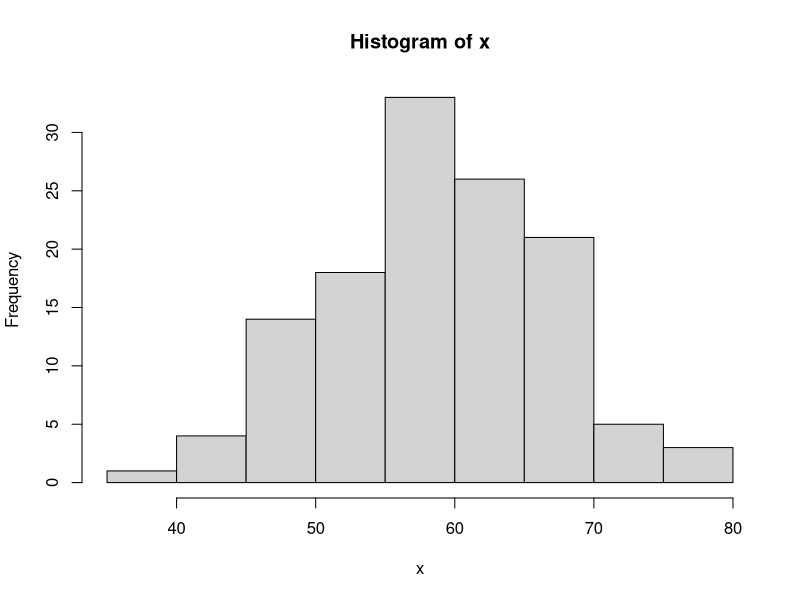

Here is the R script that generated this plot:
#Bai01: 
#Doc du lieu tu file:
setwd('D:/Github/THXacSuatThongke/Data cho cac bai thuc hanh')
data = read.csv("profit.csv")
x = data$profit
#a): Ve do thi cua du lieu
hist(x)
#Nhan xet: Du lieu da cho co dang dieu xap si phan phoi chuan

#b): Uoc luong khoang tin cay cho ky vong voi alpha = 0.01 cho mau co pp chuan:
#Loc ra nhung ngay co doanh so ban hang > 65tr
hi.pro = x[x>65]
#Tinh trung binh mau, do lech chuan mau
x.bar = mean(hi.pro)
s = sd(hi.pro)
n = length(hi.pro)
alpha = 0.01
epsilon = qnorm(1-alpha/2)*s/sqrt(n)
mu.lower = x.bar - epsilon
mu.upper = x.bar + epsilon
cat("KTC ", 100*(1-alpha), "% cho ky vong mu la:\n")
cat("[",mu.lower," ; ", mu.upper, "]\n")

#c) Su dung ham t.test de kiem dinh gia thuyet cho ky vong voi muc y nghia 1%
#Dat gia thuyet:
#H0: mu <= 60
#H1: mu > 60
t.test(x,alternative = "greater", mu = 60, conf.level = 0.99)
#Nhan xet: Ket qua cho ta p-value = 0.9699 > 0.01 (alpha)
#Do do chua du co so de bac bo gia thuyet H0 voi muc y nghia 1%
#KET LUAN: Voi muc y nghia 1% phuong thuc ban hang moi khong mang
#lai hieu qua hon phuong thuc ban hang truoc do.

#Bai02:
#a) Bien doi du lieu ve dang vecto
xi = c(5,6,7,8,9,10)
ni = c(5,10,15,20,12,8)
x = rep(xi,ni); x

#Ve bieu do stem&leaf cho du lieu x:
stem(x)
#b: Viet ham test.leq.onside:
test.leq.oneside = function(x,mu_0,alpha){
  x.bar = mean(x)
  s = sd(x)
  n = length(x)
  t_0 = (x.bar - mu_0)*sqrt(n)/s
  p.value = pt(t_0, n-1)
  cat('Voi muc y nghia alpha = ',alpha, ':\n')
  if (p.value <= alpha)
    cat('Bac bo H0 voi p-value =', p.value)
  else
    cat('Chua du co so de bac bo H0 voi p-value = ', p.value)
}

#Ap dung:
test.leq.oneside(x,8,0.05)

#Kiem tra lai bang ham t.test:
t.test(x,alternative = 'less', mu = 8, conf.level = 0.95)

#Nhan xet: Ket qua cho ta p-value = 0.0332 < 0.05 (alpha)
#Do do bac bo gia thuyet H0: "mu >= 8" Voi muc y nghia 5%
#KET LUAN: voi muc y nghia 5%, diem trung binh cua hoc vien nho hon 8

#c): Viet ham test.geg.oneside:

test.geq.oneside = function(x,mu_0,alpha){
  x.bar = mean(x)
  s = sd(x)
  n = length(x)
  t_0 = (x.bar - mu_0)*sqrt(n)/s
  p.value = 1 - pt(t_0, n-1)
  cat('Voi muc y nghia alpha = ',alpha, ':\n')
  if (p.value <= alpha)
    cat('Bac bo H0 voi p-value =', p.value)
  else
    cat('Chua du co so de bac bo H0 voi p-value = ', p.value)
}

#Ap dung:
test.geq.oneside(x,8,0.05)

#Kiem tra lai bang ham t.test:
t.test(x,alternative = 'greater', mu = 8, conf.level = 0.95)

#Nhan xet: Ket qua cho ta p-value = 0.9668 > 0.05 (alpha)
#Do do chua du co so bac bo gia thuyet H0: "mu <= 8" Voi muc y nghia 5%
#KET LUAN: voi muc y nghia 5%, diem trung binh cua hoc vien khong lon hon 8

#Bai06:
#Nhap du lieu vao R:
dat = read.csv('times.csv', header = T)
attach(dat); names(dat)

#a) Su dung prop.test de kiem dinh:
n = length(KHTN);n
y = length(KHTN[KHTN > 5]);y
prop.test(y,n,0.5,alternative = 'two.sided', conf.level = 0.95)

#b): Viet ham proptest.leq
proptest.leq = function(f,n,p0,alpha){
  p.hat = f/n;
  z0 = (p.hat - p0)*sqrt(n)/sqrt(p0*(1-p0))
  p.value = pnorm(z0)
  cat('Voi muc y nghia alpha = ', alpha*100, "% thi:\n")
  if (p.value < alpha)
    cat('Bac bo H0 voi p-value =', p.value)
  else
    cat('Chua du co so de bac bo H0 voi p-value = ', p.value)
}

f = y
#Ap dung oi H1: p < 0.5
proptest.leq(f,n,0.5,0.05)

#Kiem tra lai bang prop.test
prop.test(f,n,0.5,alternative = 'less', conf.level = 0.95)






















